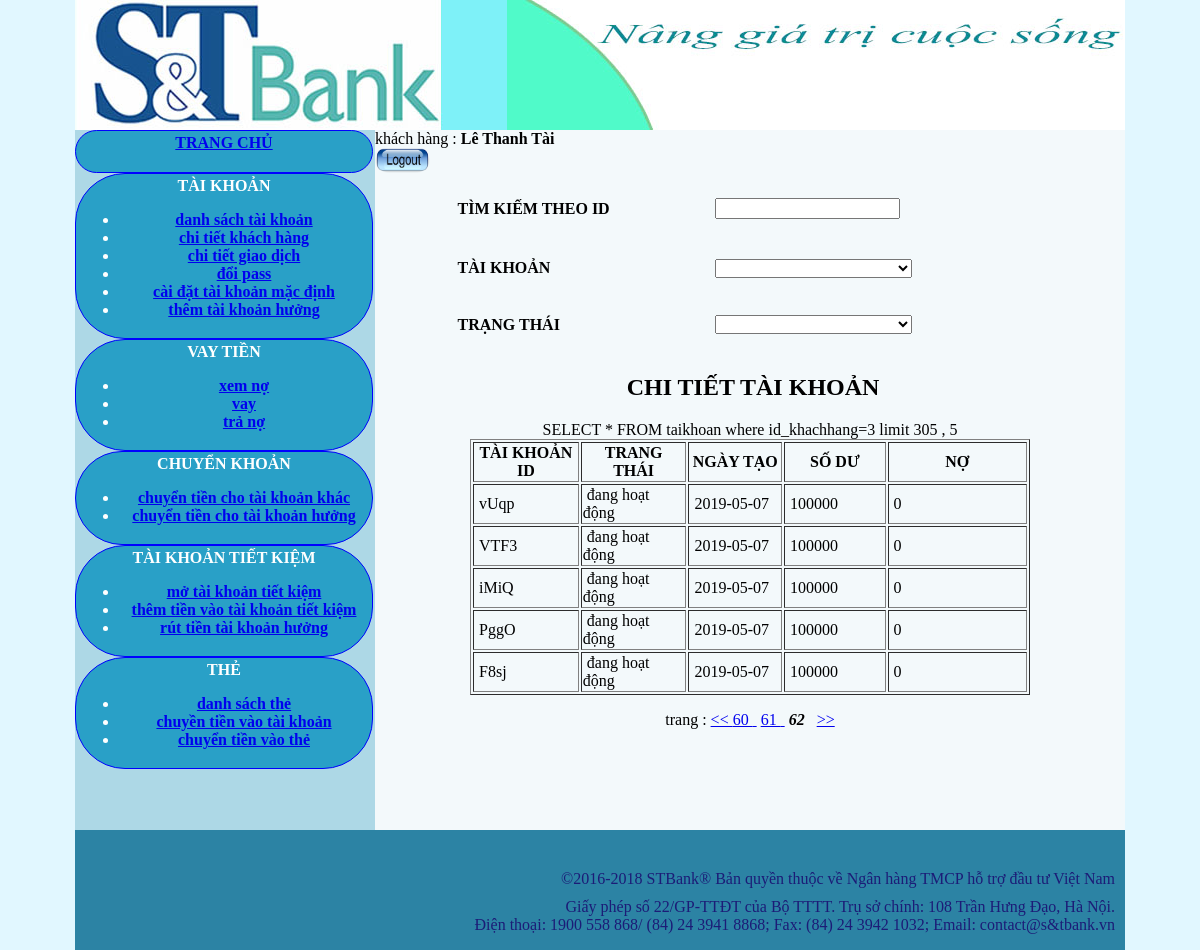
/acctrangchu.php?ts=dstk&page=62 (signed in), run on the app's committed database.
### tables this page shows
CREATE TABLE `taikhoan` (
  `id_taikhoan` int(25) NOT NULL,
  `taikhoanid` varchar(25) NOT NULL,
  `id_khachhang` varchar(25) NOT NULL,
  `trangthai` varchar(25) NOT NULL,
  `ngaytao` date NOT NULL,
  `sodu` double NOT NULL,
  `no` double DEFAULT NULL
);

### DBconnect.php (called while the page is built, shortened)
<?php
class control {
	private $con ;
	public function setCon ($conn){
		$this->con = $conn ;
	}
	function control ($conn){
		$this->con = $conn ;
	}
	public function query ($que){
		 $conn = $this->con ;
		return mysqli_query($conn,$que) ;
	}
	public function fetch_arr($que){
		return @mysqli_fetch_assoc($que);
	}
}
$hostname = 'localhost:3306';
$username = 'root';
$password = '';
$dbname = "test";
$conn = mysqli_connect($hostname, $username, $password,$dbname);
        mysqli_set_charset($conn, 'UTF8');
 $control = new control($conn);
?>

### danhsachtaikhoan.php (the view, shortened to what this page needs)
<?php require("DBconnect.php") ;?>
	<?php
	    $sql = "SELECT * FROM taikhoan where id_khachhang=$_SESSION[id_khachhang]";
	?>
<form id="form1" name="form1" method="get" action="acctrangchu.php" >
           	  <table width="591" height="177"  align="center">
        	    <tr>
				  <td> <strong> TÌM KIẾM THEO ID</strong></td>
				   <td> <label><input type="input" name ="timkiem" onChange="form1.submit()" > </label></td>
				  </tr>
        	    <tr>
        	      <td><strong> TÀI KHOẢN </strong></td>
        	   <td><label>
        	        <select name="taikhoan" id="taikhoan" onchange="form1.submit()"  >
                             <option value="">&nbsp; &nbsp; &nbsp; &nbsp; &nbsp; &nbsp; &nbsp; &nbsp; &nbsp; &nbsp; &nbsp; &nbsp; &nbsp; &nbsp; &nbsp; &nbsp; &nbsp; &nbsp; &nbsp; &nbsp; &nbsp; &nbsp;  &nbsp; &nbsp; </option>
      	            </select>
      	        </label></td>
      	      </tr>
				  <tr>
        	      <td><strong>TRẠNG THÁI </strong></td>
        	   <td><label>
        	        <select name="trangthai" id="trangthai"  onchange="form1.submit()" >
                             <option value="">&nbsp; &nbsp; &nbsp; &nbsp; &nbsp; &nbsp; &nbsp; &nbsp; &nbsp; &nbsp; &nbsp; &nbsp; &nbsp; &nbsp; &nbsp; &nbsp; &nbsp; &nbsp; &nbsp; &nbsp; &nbsp; &nbsp;  &nbsp; &nbsp; </option>
      	            </select>
      	        </label></td>
      	      </tr>
	</table>
<div align="center" >
     		 <h2>&nbsp;CHI TIẾT TÀI KHOẢN</h2>
     		 <table width="560" border="1"  align="center">
     		   <tr >
     		     <th  width="105" scope="col">TÀI KHOẢN ID</th>
                 <th width="105" scope="col">TRANG THÁI</th>
                 <th width="93" scope="col">NGÀY TẠO</th>
                 <th width="101" scope="col">SỐ DƯ</th>
                 <th width="144" scope="col">NỢ</th>
      </tr>
				<?php
				 $truyendulieu ="";
				 ?>
				 <?php
  $kq = $control->query($sql);
  $tsp = mysqli_num_rows($kq);
  $sd = 5 ;
  $sn = 5 ;
  $tst = ceil($tsp/$sd);
  $tsn = ceil($tst/$sn);
  if (isset($_GET["gr"])){
	  $gr = $_GET["gr"];
	  $page = ($gr  - 1) * $sn + 1 ;
	  }
  else if (isset($_GET["page"])){
	  $page = $_GET["page"] ;
	  }
	  else {
		  $gr = $page = 1 ;}
	$vitri = ($page - 1) * $sd ;
	$sql.= " limit $vitri , $sd ";
	$kq = $control->query($sql);
  ?>
  <?php
   while($taikhoan = $control->fetch_arr($kq)){
					 if ($taikhoan["trangthai"] == 2) $trangthai = "đang hoạt động" ;
					 else $trangthai = "tạm ngưng";
					if(isset($_GET["timkiem"]))$tais=highlightKeywords($taikhoan["taikhoanid"],$_GET["timkiem"]);
	                else $tais = $taikhoan["taikhoanid"];
					 echo "
                   <tr>
                    <td>&nbsp;$tais</td>
                    <td>&nbsp;$trangthai</td>
                    <td>&nbsp;$taikhoan[ngaytao]</td>
                    <td>&nbsp;$taikhoan[sodu]</td>
                    <td>&nbsp;$taikhoan[no]</td>
                  </tr>";
	  }
				 ?>
   		   </table>
	<?php
  if ($page != 1 and $page != 2) {
  $dau = $page-2 ;
  }
  else $dau = 1;
	$cuoi = $page + 2;
  if ($cuoi > $tst) $cuoi = $tst ;
  ?>
  <p> trang : <?php  if ($page != 1 ){
	  ?>
      <a href="acctrangchu.php?ts=dstk&page=<?php echo 1 ; echo $truyendulieu;?>"> << </a>
	  <?php
  }
  for($i=$dau;$i<=$cuoi;$i++){
	     if ($page == $i) echo " <b> <i> $i </i> </b> &nbsp;";
		 else {
			 ?>
	       <a href="acctrangchu.php?ts=dstk&page=<?php echo $i ; echo $truyendulieu;?> "><?php echo $i ; ?> &nbsp;</a>
     <?php }
  }
   if ($page != $tsn ) {?> <a href="acctrangchu.php?ts=dstk&page=<?php echo $tst ;echo $truyendulieu; ?>"> >> </a>  <?php
   }
  ?></p>

### index.css (style rules this page uses)
body { background-color: #e1f7ff; margin-top: 0px; margin-bottom: 0px; }

### data on the page
taikhoan: taikhoanid "vUqp", trangthai "đang hoạt động", ngaytao "2019-05-07", sodu "100000", no "0"
taikhoan: taikhoanid "VTF3", trangthai "đang hoạt động", ngaytao "2019-05-07", sodu "100000", no "0"
taikhoan: taikhoanid "iMiQ", trangthai "đang hoạt động", ngaytao "2019-05-07", sodu "100000", no "0"
taikhoan: taikhoanid "PggO", trangthai "đang hoạt động", ngaytao "2019-05-07", sodu "100000", no "0"
taikhoan: taikhoanid "F8sj", trangthai "đang hoạt động", ngaytao "2019-05-07", sodu "100000", no "0"

### other printed values
$_SESSION["ho"] "Lê Thanh"
$_SESSION["ten"] "Tài"
